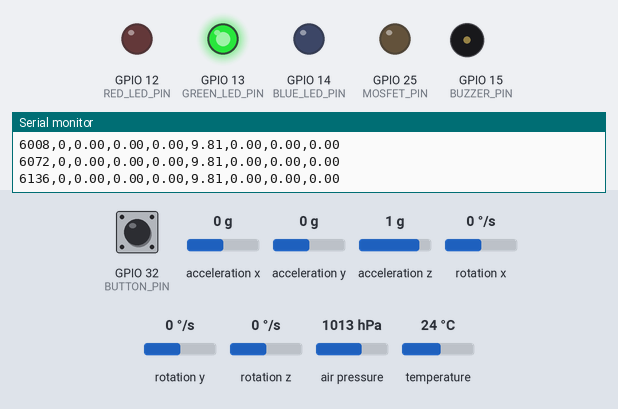
The sketch below on a simulated ESP32. Parts: output pins drawn as LEDs (lit = HIGH), buzzer (waves = sounding, pin HIGH), the last lines printed to the serial monitor. Inputs (shaded band) come from the test bench; at power-on: air pressure 1013 hPa, GPIO 32 (BUTTON_PIN) HIGH, acceleration x 0 g, acceleration y 0 g, acceleration z 1 g, rotation x 0 °/s, rotation y 0 °/s, rotation z 0 °/s, temperature 24 °C. Storage starts empty.

Above: at 6.2 s.
6.3 s: air pressure set to 1010 hPa
At 6.6 s:
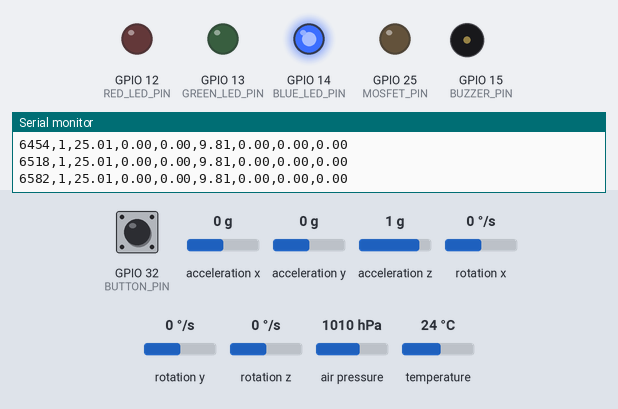
7.8 s: air pressure set to 1012 hPa
At 8.9 s:
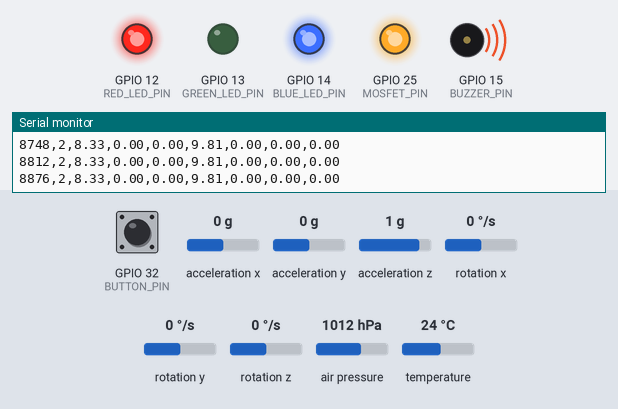
Timing chart, 0 to 13.4 s (numbered marks = the images above; inputs shaded):
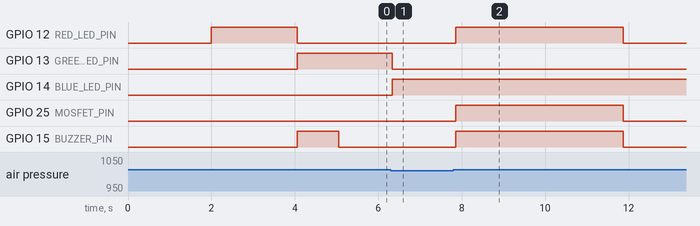

Measured:
- the behaviour switches between 1013 and 1012 hPa on air pressure (found by bisection; images 0 and 1)
- the behaviour switches between 1010 and 1011 hPa on air pressure (found by bisection; images 1 and 2)
- after the input at 6.3 s, GPIO 13 (GREEN_LED_PIN): HIGH → LOW at once; GPIO 14 (BLUE_LED_PIN): LOW → HIGH at once
- after the input at 7.8 s, GPIO 12 (RED_LED_PIN), GPIO 25 (MOSFET_PIN), GPIO 15 (BUZZER_PIN): LOW → HIGH after 0.06 s, → LOW 4.0 s later

The sketch:

LaunchCode.ino
```cpp
#include <Wire.h>
#include <SPI.h>
#include <SD.h>
#include <Adafruit_Sensor.h>
#include <Adafruit_BMP280.h>
#include <Adafruit_MPU6050.h>

// Instantiate sensors
Adafruit_BMP280 bmp;
Adafruit_MPU6050 mpu;

// Pin Definitions
const int CS_PIN = 5;
const int MOSFET_PIN = 25;
const int BUZZER_PIN = 15;
const int BUTTON_PIN = 32;

// LED Pins
const int RED_LED_PIN = 12;
const int GREEN_LED_PIN = 13;
const int BLUE_LED_PIN = 14;

// Finite State Machine (FSM) Variables
int flightState = 0; // 0=Pad, 1=Ascent, 2=Ejection(Burn), 3=Descent
float maxAltitude = 0.0;
const float dropMargin = 0.5;
float groundPressure = 0.0;

// Ejection Timer
unsigned long ejectionStartTime = 0;
const unsigned long MOSFET_BURN_TIME = 4000; // 4 seconds to burn the nylon

// Function to handle critical errors
void systemError(String message) {
  Serial.println(message);
  digitalWrite(RED_LED_PIN, LOW);
  digitalWrite(BLUE_LED_PIN, HIGH); // Blue LED indicates Error
  while (1) delay(10); // Halt system
}

void setup() {
  Serial.begin(115200);
  delay(2000);
  Serial.println("\n=== FLIGHT COMPUTER: INIT ===");

  // 1. Configure Output & Input Pins
  pinMode(MOSFET_PIN, OUTPUT);
  digitalWrite(MOSFET_PIN, LOW);
  pinMode(BUZZER_PIN, OUTPUT);
  digitalWrite(BUZZER_PIN, LOW);
  pinMode(BUTTON_PIN, INPUT_PULLUP);

  pinMode(RED_LED_PIN, OUTPUT);
  pinMode(GREEN_LED_PIN, OUTPUT);
  pinMode(BLUE_LED_PIN, OUTPUT);

  // Start with RED LED on (Calibrating/Booting)
  digitalWrite(RED_LED_PIN, HIGH);
  digitalWrite(GREEN_LED_PIN, LOW);
  digitalWrite(BLUE_LED_PIN, LOW);

  // 2. Initialize Sensors
  if (!bmp.begin(0x76) && !bmp.begin(0x77)) {
    systemError("ERROR: BMP280 not detected!");
  }
  bmp.setSampling(Adafruit_BMP280::MODE_NORMAL, Adafruit_BMP280::SAMPLING_X2, Adafruit_BMP280::SAMPLING_X16, Adafruit_BMP280::FILTER_X16, Adafruit_BMP280::STANDBY_MS_500);

  if (!mpu.begin()) {
    systemError("ERROR: MPU6050 not detected!");
  }
  mpu.setAccelerometerRange(MPU6050_RANGE_16_G);
  mpu.setGyroRange(MPU6050_RANGE_500_DEG);
  mpu.setFilterBandwidth(MPU6050_BAND_21_HZ);

  // 3. Initialize SD Card
  if (!SD.begin(CS_PIN)) {
    systemError("ERROR: SD Card not detected!");
  }

  // 4. Altitude Calibration
  Serial.println("Calibrating initial altitude...");
  float pressureSum = 0;
  for(int i = 0; i < 20; i++){
    pressureSum += bmp.readPressure();
    delay(100);
  }
  groundPressure = (pressureSum / 20.0) / 100.0F;

  // 5. Prepare Flight Log File
  File logFile = SD.open("/flight_realtest3_log.csv", FILE_WRITE);
  if (logFile) {
    logFile.println("Time(ms),State,Altitude(m),Accel_X,Accel_Y,Accel_Z,Gyro_X,Gyro_Y,Gyro_Z");
    logFile.close();
  } else {
    systemError("ERROR: Could not create flight_realtest3_log.csv!");
  }

  // System Ready: Turn off RED, turn on GREEN
  digitalWrite(RED_LED_PIN, LOW);
  digitalWrite(GREEN_LED_PIN, HIGH);

  // Audible Warning
  digitalWrite(BUZZER_PIN, HIGH);
  delay(1000);
  digitalWrite(BUZZER_PIN, LOW);

  Serial.println("SYSTEM ARMED! Waiting for liftoff...");
}

void loop() {
  unsigned long currentTime = millis();

  // Reset by the miniature button (D32)
  if (digitalRead(BUTTON_PIN) == LOW) {
    digitalWrite(GREEN_LED_PIN, LOW);
    digitalWrite(BLUE_LED_PIN, HIGH);
    Serial.println("GROUND COMMAND RECEIVED: Recalibrating Altimeter...");
    delay(1000);
    ESP.restart();
  }

  // A. Read Sensors
  float relativeAltitude = bmp.readAltitude(groundPressure);
  sensors_event_t a, g, temp;
  mpu.getEvent(&a, &g, &temp);

  // B. Update Max Altitude
  if (flightState == 1 && relativeAltitude > maxAltitude) {
    maxAltitude = relativeAltitude;
  }

  // C. Finite State Machine
  switch (flightState) {
    case 0: // WAITING ON PAD
      if (relativeAltitude > 1.0) {
        flightState = 1;
        // Turn off GREEN, turn on BLUE to indicate flight
        digitalWrite(GREEN_LED_PIN, LOW);
        digitalWrite(BLUE_LED_PIN, HIGH);
        Serial.println(">>> LIFTOFF DETECTED <<<");
      }
      break;

    case 1: // ASCENT
      if (relativeAltitude < (maxAltitude - dropMargin)) {
        flightState = 2;
        ejectionStartTime = currentTime;

        digitalWrite(MOSFET_PIN, HIGH); // TRIGGER EJECTION BURN
        digitalWrite(BUZZER_PIN, HIGH);
        digitalWrite(RED_LED_PIN, HIGH); // Add RED led during burn

        Serial.println(">>> APOGEE! MOSFET ON <<<");
      }
      break;

    case 2: // EJECTION (MOSFET ON)
      if (currentTime - ejectionStartTime >= MOSFET_BURN_TIME) {
        digitalWrite(MOSFET_PIN, LOW); // CUT POWER
        digitalWrite(BUZZER_PIN, LOW);
        digitalWrite(RED_LED_PIN, LOW);
        flightState = 3;
        Serial.println(">>> EJECTION COMPLETE. MOSFET OFF <<<");
      }
      break;

    case 3: // DESCENT / LANDING
      break;
  }

  // D. Log Telemetry
  String dataLine = String(currentTime) + "," +
                    String(flightState) + "," +
                    String(relativeAltitude) + "," +
                    String(a.acceleration.x) + "," +
                    String(a.acceleration.y) + "," +
                    String(a.acceleration.z) + "," +
                    String(g.gyro.x) + "," +
                    String(g.gyro.y) + "," +
                    String(g.gyro.z);

  File logFile = SD.open("/flight_realtest3_log.csv", FILE_APPEND);
  if (logFile) {
    logFile.println(dataLine);
    logFile.close();
  }

  Serial.println(dataLine);
  delay(50);
}
```
